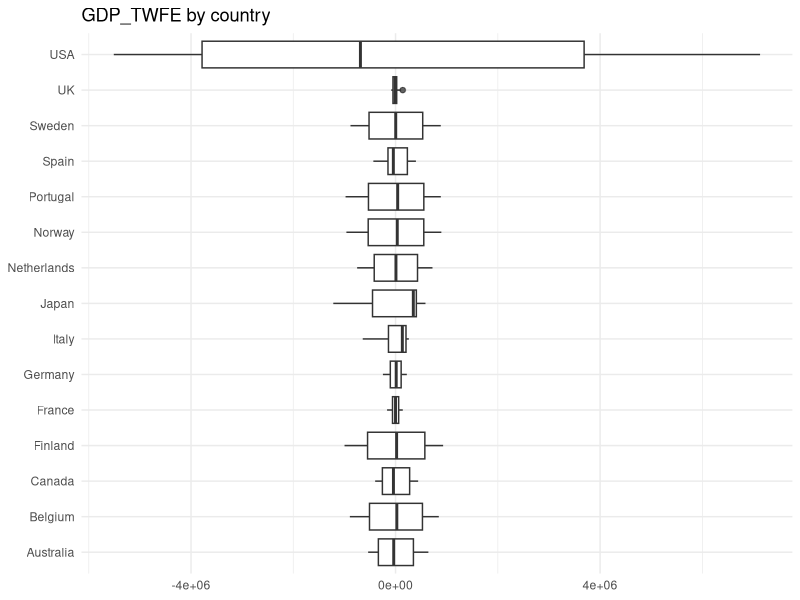
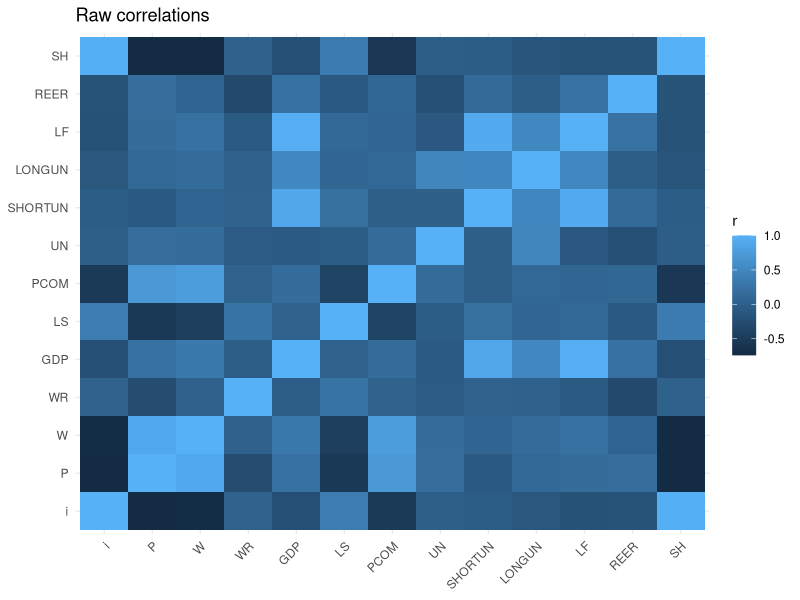
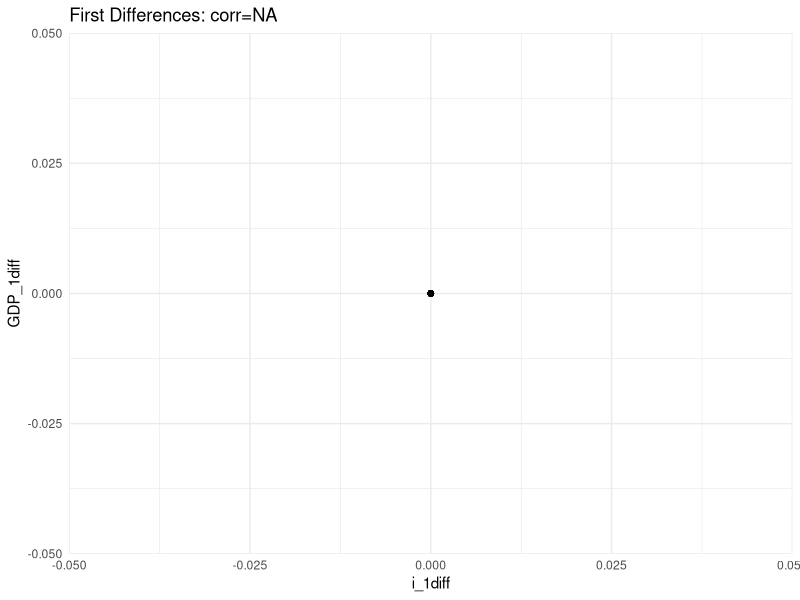

These figures' R source, in order: (Note: this script raises an error after producing the figures.)
# ============================================================
# PANEL DATA ECONOMETRICS - Code File Part 1 (R translation)
# Source: /mnt/data/PDE_codefile_part1.ipynb
# ============================================================

# ---------------------------
# 0) REQUIREMENTS SET-UP
# ---------------------------

# PY (original):
# # Requirements.txt file installation
# # !pip install -r requirements.txt

# R equivalent: install required packages once (uncomment if needed)
# install.packages(c(
#   "readxl","writexl","dplyr","tidyr","lubridate","stringr","ggplot2",
#   "purrr","broom","plm","psych","car","lmtest","sandwich","patchwork"
# ))

suppressPackageStartupMessages({
  library(readxl)
  library(writexl)
  library(dplyr)
  library(tidyr)
  library(lubridate)
  library(stringr)
  library(ggplot2)
  library(purrr)
  library(broom)
  library(plm)
  library(psych)
  library(car)
  library(lmtest)
  library(sandwich)
})

# ---------------------------
# 1) LIBRARIES / HELPERS
# ---------------------------

# PY (original imports):
# import warnings, pandas as pd, numpy as np, random
# import matplotlib.pyplot as plt, plotly.graph_objects as go, seaborn as sns
# import scipy.stats as stats
# from scipy.stats import norm, levene, ks_2samp, kstest, pearsonr, spearmanr
# import statsmodels.api as sm
# import statsmodels.formula.api as smf
# from statsmodels.nonparametric.smoothers_lowess import lowess
# from linearmodels.panel import PanelOLS, RandomEffects, PooledOLS
#
# R equivalents:
# - warnings: base options / suppressWarnings
# - pandas/numpy: dplyr + base vectors
# - scipy/stats: stats, car, lmtest
# - seaborn/matplotlib: ggplot2
# - statsmodels/linearmodels: lm(), plm(), fixest (optional)

options(warn = -1) # PY: warnings.filterwarnings("ignore") (approx)

# ------------------------------------------------------------
# Statistical Significance labelling
# ------------------------------------------------------------
# PY:
# def significance_stars(p):
#   if p < 0.001: return "***"
#   elif p < 0.01: return "**"
#   elif p < 0.05: return "*"
#   else: return ""

significance_stars <- function(p) {
  if (is.na(p)) return("")
  if (p < 0.001) return("***")
  if (p < 0.01)  return("**")
  if (p < 0.05)  return("*")
  ""
}

# ------------------------------------------------------------
# Plot helper: histogram + KDE + normal curve overlay
# ------------------------------------------------------------
# Translation note:
# - Python used seaborn histplot + kdeplot and then plotted a normal curve with same mean/sd.
# - R uses ggplot2: geom_histogram(aes(y=after_stat(density))) + geom_density() + stat_function(dnorm).

overlay_one_gg <- function(data_vec, label = "", bins = 30) {
  data_vec <- data_vec[!is.na(data_vec)]
  n <- length(data_vec)
  if (n < 5) {
    return(ggplot() + ggtitle(paste(label, "(n<5)")) + theme_minimal())
  }
  mu <- mean(data_vec)
  sd_ <- sd(data_vec)
  ggplot(data.frame(x = data_vec), aes(x = x)) +
    geom_histogram(aes(y = after_stat(density)), bins = bins, alpha = 0.25) +
    geom_density(linewidth = 0.8) +
    stat_function(fun = dnorm, args = list(mean = mu, sd = sd_), linewidth = 0.8, linetype = "dashed") +
    labs(title = label, y = "Density", x = NULL) +
    theme_minimal()
}

# ------------------------------------------------------------
# Correlation matrix with t-stats, p-values and significance stars
# ------------------------------------------------------------
# Python computed correlation matrices, and in some places built annotation matrices with t-stats/stars.
# In R we implement a utility that returns:
# - corr matrix
# - p-value matrix
# - annotation matrix (rounded r + stars)

corr_with_p <- function(df_num, method = c("pearson", "spearman")) {
  method <- match.arg(method)
  df_num <- as.data.frame(df_num)
  cols <- names(df_num)
  k <- length(cols)

  r_mat <- matrix(NA_real_, nrow = k, ncol = k, dimnames = list(cols, cols))
  p_mat <- matrix(NA_real_, nrow = k, ncol = k, dimnames = list(cols, cols))

  for (i in seq_len(k)) {
    for (j in seq_len(k)) {
      xi <- df_num[[i]]
      xj <- df_num[[j]]
      ok <- complete.cases(xi, xj)
      if (sum(ok) >= 3) {
        ct <- suppressWarnings(cor.test(xi[ok], xj[ok], method = method))
        r_mat[i, j] <- unname(ct$estimate)
        p_mat[i, j] <- ct$p.value
      }
    }
  }

  annot <- matrix("", nrow = k, ncol = k, dimnames = list(cols, cols))
  for (i in seq_len(k)) {
    for (j in seq_len(k)) {
      if (!is.na(r_mat[i, j])) {
        annot[i, j] <- sprintf("%.2f%s", r_mat[i, j], significance_stars(p_mat[i, j]))
      }
    }
  }

  list(r = r_mat, p = p_mat, annot = annot)
}

# ============================================================
# 1) PART 1 - DATASET, UNIVARIATE & BIVARIATE DESCRIPTIVE STATS
# ============================================================

# ---------------------------
# Data loading
# ---------------------------

# PY:
# raw_df = pd.read_excel("Data/Dataset_MP_Impact_functional_Distribution.xlsx")
# raw_df["year"] = pd.to_datetime(raw_df["year"], format="%Y")

raw_df <- read_excel("Data/Dataset_MP_Impact_functional_Distribution.xlsx")

# Ensure expected columns exist
stopifnot(all(c("year", "country") %in% names(raw_df)))

# Convert year to Date (Jan 1 of that year) so it is not treated as numeric in descriptive stats
# Translation note: Python used datetime with format %Y; in R we build a Date.
raw_df <- raw_df %>%
  mutate(year = as.Date(paste0(as.integer(year), "-01-01")))

# ---------------------------
# Df Symbols Legend (labels)
# ---------------------------

# PY: labels_mapper = {...}
labels_mapper <- c(
  year    = "Year",
  country = "Country",
  i       = "Short-Term Interest Rate",
  P       = "GDP Deflator",
  W       = "Nominal Compensation Per Employee",
  WR      = "Real Compensation Per Employee",
  GDP     = "Real Gross Domestic Product",
  LS      = "Adjusted Labour Share",
  PCOM    = "Energy Commodities Price Index",
  UN      = "Unemployment Rate",
  SHORTUN = "Short-Term Unemployment",
  LONGUN  = "Long-Term Unemployment",
  LF      = "Labor Force",
  REER    = "Real Effective Exchange Rate",
  SH      = "Shadow Interest Rate"
)

# ---------------------------
# 1.1 / 1.2: panel shape basics
# ---------------------------

# PY pattern:
# raw_df["country"].nunique(), raw_df["year"].nunique(), min/max years, etc.
n_countries <- n_distinct(raw_df$country)
n_years <- n_distinct(raw_df$year)

year_min <- min(raw_df$year, na.rm = TRUE)
year_max <- max(raw_df$year, na.rm = TRUE)

message("Number of countries: ", n_countries)
message("Number of years: ", n_years)
message("Time span: ", format(year_min), " to ", format(year_max))

# ---------------------------
# 1.3: quick comments / correlation motivation
# ---------------------------
# Translation note: notebook question prompt; no executable code needed.

# ---------------------------
# 1.4 VARIABLE TRANSFORMATIONS: between / within
# ---------------------------

# PY:
# trans_df = raw_df.copy()
# numeric_cols = raw_df.select_dtypes(include="number").columns
# for c in numeric_cols:
#   trans_df[f"{c}_between"] = raw_df.groupby("country")[c].transform("mean")
# for c in numeric_cols:
#   trans_df[f"{c}_within"] = raw_df[c] - raw_df.groupby("country")[c].transform("mean")

trans_df <- raw_df

numeric_cols <- names(raw_df)[vapply(raw_df, is.numeric, logical(1))]
numeric_cols <- setdiff(numeric_cols, c()) # keep as-is (year is Date, not numeric)

# Between transformation (country means repeated per row)
for (c in numeric_cols) {
  trans_df[[paste0(c, "_between")]] <- ave(raw_df[[c]], raw_df$country, FUN = function(x) mean(x, na.rm = TRUE))
}

# Within (one-way FE demeaning by country)
for (c in numeric_cols) {
  mu_i <- ave(raw_df[[c]], raw_df$country, FUN = function(x) mean(x, na.rm = TRUE))
  trans_df[[paste0(c, "_within")]] <- raw_df[[c]] - mu_i
}

# ---------------------------
# 1.5: Plot distributions - within vs between
# ---------------------------

# Python created a grid of subplots and overlaid hist/kde/normal for within and between.
# R approach: create a list of ggplots and (optionally) arrange with patchwork.

target_variables <- c("GDP", "UN", "P", "WR", "LS", "i")

plots_within_between <- map(target_variables, function(var) {
  within_col  <- paste0(var, "_within")
  between_col <- paste0(var, "_between")

  p_between <- overlay_one_gg(trans_df[[between_col]], label = paste0(var, "_between"))
  p_within  <- overlay_one_gg(trans_df[[within_col]],  label = paste0(var, "_within"))

  # Combine using facet-like layout (two plots stacked) without extra packages:
  # Difficulty note: Python overlaid within & between on same axes; ggplot overlay is possible but more fiddly.
  # Here we present them as a pair.
  list(between = p_between, within = p_within)
})

# If you want a single-page arrangement, install patchwork and use:
# library(patchwork)
# wrap_plots(map(plots_within_between, ~ .x$between), ncol = 3) / wrap_plots(map(plots_within_between, ~ .x$within), ncol = 3)

# ---------------------------
# 1.6 FD. FIRST DIFFERENCE TRANSFORMATION
# ---------------------------

# PY pattern:
# trans_diff_df = raw_df.sort_values(["country","year"]).groupby("country")[numeric].diff()
# keep year/country, drop first obs per country, etc.

trans_diff_df <- raw_df %>%
  arrange(country, year) %>%
  group_by(country) %>%
  mutate(across(all_of(numeric_cols), ~ .x - lag(.x), .names = "{.col}_1diff")) %>%
  ungroup()

# ---------------------------
# 1.7 / 1.8: First difference scatter + correlations
# ---------------------------

# Python plotted GDPG vs EDA/GDP after transformations.
# In this dataset, variable names differ; adapt by changing ycol/xcol below.
# Difficulty note: the original notebook likely defined specific variables later (GDPG, EDA_GDP etc.).
# Here we keep a generic example using GDP and i if those exist.

if (all(c("GDP_1diff", "i_1diff") %in% names(trans_diff_df))) {
  df_scatter <- trans_diff_df %>% select(country, year, GDP_1diff, i_1diff)
  ct <- cor.test(df_scatter$GDP_1diff, df_scatter$i_1diff, use = "complete.obs")

  p_fd_scatter <- ggplot(df_scatter, aes(x = i_1diff, y = GDP_1diff)) +
    geom_point(alpha = 0.6) +
    geom_smooth(method = "lm", se = FALSE) +
    labs(
      title = sprintf("First Differences: corr=%.3f%s", unname(ct$estimate), significance_stars(ct$p.value)),
      x = "i_1diff", y = "GDP_1diff"
    ) +
    theme_minimal()
}

# ---------------------------
# 1.9 - 1.11: TWFE balanced panel transformations and variance ordering
# ---------------------------

# Python logic (typical):
# - Build balanced panel subset
# - Compute TWFE: x_it - x_i. - x_.t + x_..
# - Compute variances of transformed vars and order

# Balanced panel detection
# A panel is balanced if each country has same number of time observations (all years in sample).
panel_counts <- raw_df %>% count(country, name = "nT")
T_max <- max(panel_counts$nT, na.rm = TRUE)
balanced_countries <- panel_counts %>% filter(nT == T_max) %>% pull(country)

balanced_df <- raw_df %>% filter(country %in% balanced_countries)

# Compute TWFE for each numeric variable: x_it - x_i. - x_.t + x_..
# Translation note: year is Date; we treat it as time index for group means.
TWFE_balanced_df <- balanced_df %>%
  group_by(country) %>%
  mutate(across(all_of(numeric_cols), ~ .x - mean(.x, na.rm = TRUE), .names = "{.col}_c_demean")) %>%
  ungroup() %>%
  group_by(year) %>%
  mutate(across(ends_with("_c_demean"), ~ .x - mean(.x, na.rm = TRUE), .names = "{.col}_t_demean")) %>%
  ungroup()

# The above yields: (x_it - x_i.) - mean_t(x_it - x_i.) which equals x_it - x_i. - x_.t + x_..
# We expose final names like VAR_TWFE.
for (c in numeric_cols) {
  TWFE_balanced_df[[paste0(c, "_TWFE")]] <- TWFE_balanced_df[[paste0(c, "_c_demean_t_demean")]]
}
TWFE_balanced_df <- TWFE_balanced_df %>%
  select(year, country, ends_with("_TWFE"), everything()) %>%
  select(-ends_with("_c_demean"), -ends_with("_t_demean"))

# Variance ranking (TWFE)
twfe_vars <- paste0(numeric_cols, "_TWFE")
twfe_var_tbl <- TWFE_balanced_df %>%
  summarise(across(all_of(twfe_vars), ~ var(.x, na.rm = TRUE))) %>%
  pivot_longer(everything(), names_to = "variable", values_to = "variance") %>%
  arrange(variance)

# ---------------------------
# 1.12 - 1.14: TWFE unbalanced + boxplots per country
# ---------------------------

# For unbalanced TWFE, the same formula applies using available observations.
# (x_it - x_i.) - (x_.t - x_..) equivalently x_it - x_i. - x_.t + x_..
# We compute it directly.

overall_means <- raw_df %>% summarise(across(all_of(numeric_cols), ~ mean(.x, na.rm = TRUE)))
# helper to pull overall mean for a column:
overall_mean <- function(col) as.numeric(overall_means[[col]])

TWFE_unbalanced_df <- raw_df %>%
  group_by(country) %>%
  mutate(across(all_of(numeric_cols), ~ mean(.x, na.rm = TRUE), .names = "{.col}_i_mean")) %>%
  ungroup() %>%
  group_by(year) %>%
  mutate(across(all_of(numeric_cols), ~ mean(.x, na.rm = TRUE), .names = "{.col}_t_mean")) %>%
  ungroup()

for (c in numeric_cols) {
  TWFE_unbalanced_df[[paste0(c, "_TWFE")]] <-
    TWFE_unbalanced_df[[c]] -
    TWFE_unbalanced_df[[paste0(c, "_i_mean")]] -
    TWFE_unbalanced_df[[paste0(c, "_t_mean")]] +
    overall_mean(c)
}

# Clean helper mean columns
TWFE_unbalanced_df <- TWFE_unbalanced_df %>%
  select(-ends_with("_i_mean"), -ends_with("_t_mean"))

# Example boxplot: distribution of one TWFE variable by country (customize variable)
if ("GDP_TWFE" %in% names(TWFE_unbalanced_df)) {
  p_box_gdp <- ggplot(TWFE_unbalanced_df, aes(x = country, y = GDP_TWFE)) +
    geom_boxplot(outlier.alpha = 0.3) +
    coord_flip() +
    theme_minimal() +
    labs(title = "GDP_TWFE by country", x = NULL, y = NULL)
}

# ---------------------------
# 1.15 / 1.16 / 1.17: Univariate + bivariate descriptive stats and correlations
# ---------------------------

# Univariate descriptive stats (similar to pandas describe)
desc_tbl <- raw_df %>%
  summarise(across(all_of(numeric_cols), list(
    n = ~ sum(!is.na(.x)),
    mean = ~ mean(.x, na.rm = TRUE),
    sd = ~ sd(.x, na.rm = TRUE),
    min = ~ min(.x, na.rm = TRUE),
    p25 = ~ quantile(.x, 0.25, na.rm = TRUE),
    median = ~ median(.x, na.rm = TRUE),
    p75 = ~ quantile(.x, 0.75, na.rm = TRUE),
    max = ~ max(.x, na.rm = TRUE)
  ), .names = "{.col}__{.fn}"))

# Long format for easier reading/export
desc_long <- desc_tbl %>%
  pivot_longer(everything(), names_to = "metric", values_to = "value") %>%
  separate(metric, into = c("variable", "stat"), sep = "__", remove = FALSE) %>%
  select(variable, stat, value) %>%
  arrange(variable, stat)

# Correlation matrices
corr_raw <- corr_with_p(raw_df %>% select(all_of(numeric_cols)), method = "pearson")
corr_within <- corr_with_p(trans_df %>% select(ends_with("_within")) %>% select(where(is.numeric)), method = "pearson")
corr_between <- corr_with_p(trans_df %>% select(ends_with("_between")) %>% select(where(is.numeric)), method = "pearson")

# Difficulty note: Python plotted annotated heatmaps with seaborn.
# In R, you can use ggplot2 + geom_tile, or packages like corrplot/ggcorrplot.
# Here we export matrices; plotting is optional.

# Example heatmap (optional, simple)
plot_corr_heatmap <- function(r_mat, title = "Correlation heatmap") {
  df <- as.data.frame(as.table(r_mat))
  names(df) <- c("Var1", "Var2", "r")
  ggplot(df, aes(x = Var1, y = Var2, fill = r)) +
    geom_tile() +
    theme_minimal() +
    theme(axis.text.x = element_text(angle = 45, hjust = 1)) +
    labs(title = title, x = NULL, y = NULL)
}

p_corr_raw <- plot_corr_heatmap(corr_raw$r, "Raw correlations")

# ============================================================
# 2) DETRENDING + LAG EXTRACTION (as in later notebook cells)
# ============================================================

# Python later constructed "within_detrended" columns and then added lags up to max_lag.
# We replicate with generic utilities.

# ---------------------------
# Country-specific detrending (within variables)
# ---------------------------

# Translation note:
# - Python likely used statsmodels OLS per country for each within variable on time trend, then took residuals.
# - In R we do: residuals(lm(var_within ~ t_numeric)) by country.
#
# Choose within variables to detrend. Adjust list as needed.
within_vars_to_detrend <- paste0(target_variables, "_within")
within_vars_to_detrend <- within_vars_to_detrend[within_vars_to_detrend %in% names(trans_df)]

trans_detrended_df <- trans_df %>%
  arrange(country, year) %>%
  group_by(country) %>%
  mutate(t_numeric = as.numeric(year)) %>%
  group_modify(function(.x, .g) {
    for (v in within_vars_to_detrend) {
      fit <- lm(.x[[v]] ~ .x$t_numeric)
      .x[[paste0(v, "_detrended")]] <- resid(fit)
    }
    .x
  }) %>%
  ungroup() %>%
  select(-t_numeric)

# ---------------------------
# Lag extraction
# ---------------------------

# Python used max_lag (variable); if not defined, choose a default.
max_lag <- 4

detrended_cols <- paste0(within_vars_to_detrend, "_detrended")
detrended_cols <- detrended_cols[detrended_cols %in% names(trans_detrended_df)]

trans_detrended_lag_df <- trans_detrended_df %>%
  arrange(country, year) %>%
  group_by(country) %>%
  mutate(across(all_of(detrended_cols), list(
    lag1 = ~ lag(.x, 1),
    lag2 = ~ lag(.x, 2),
    lag3 = ~ lag(.x, 3),
    lag4 = ~ lag(.x, 4)
  ), .names = "{.col}_L{.fn}")) %>%
  ungroup()

# If max_lag != 4, generalize:
add_lags <- function(df, cols, max_lag = 4) {
  df %>%
    arrange(country, year) %>%
    group_by(country) %>%
    mutate(across(all_of(cols),
                  .fns = set_names(as.list(seq_len(max_lag)), paste0("L", seq_len(max_lag))) |>
                    lapply(function(L) function(x) lag(x, L)),
                  .names = "{.col}_{.fn}")) %>%
    ungroup()
}

trans_detrended_lag_df <- add_lags(trans_detrended_df, detrended_cols, max_lag = max_lag)

# Correlation matrix (within + lags), as in Python cell:
within_lag_corr_matrix <- cor(trans_detrended_lag_df %>% select(where(is.numeric)), use = "pairwise.complete.obs")

# ============================================================
# 3) EXPORTS (final transformed df)
# ============================================================

# Python final merge:
# final_trans_df = trans_df.merge(trans_diff_df, on=["year","country"], how="outer")...
# .merge(TWFE_unbalanced_df, ...)
# drop duplicated columns
# export csv and xlsx

final_trans_df <- trans_df %>%
  full_join(trans_diff_df, by = c("year", "country")) %>%
  full_join(TWFE_unbalanced_df %>% select(year, country, ends_with("_TWFE")), by = c("year", "country")) %>%
  arrange(country, year)

# Export
dir.create("Data", showWarnings = FALSE)
write.csv(final_trans_df, "Data/final_trans_df.csv", row.names = FALSE)
write_xlsx(final_trans_df, "Data/final_trans_df.xlsx")
